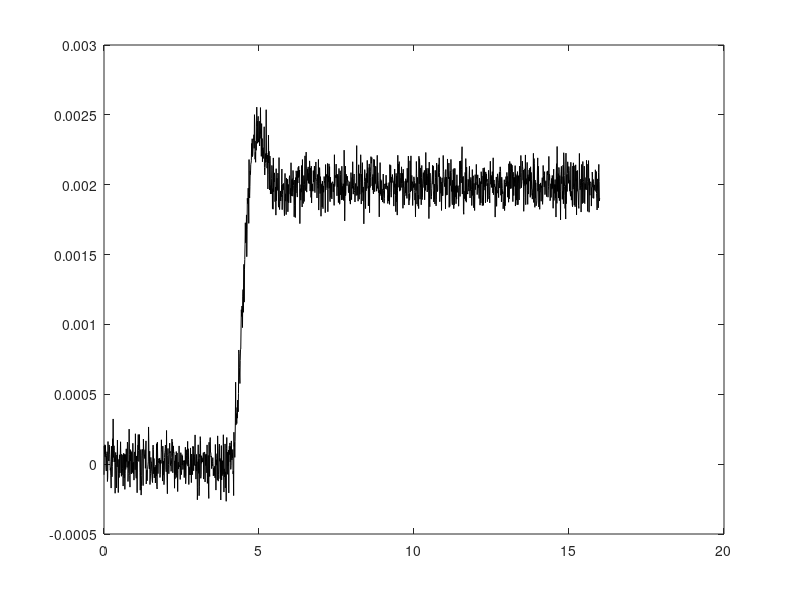

The MATLAB script that drew this image: (Note: this script raises an error after producing the figure.)
%% Mollenkamp
close all
clear
x = load('Pontos/conjunto6.txt');

x_values = x(:,2);
y_values = x(:,1);
size = 15;
%fitted_values = fit(x_values, y_values, 'poly9');
%plot(fitted_values, x_values, y_values);
plot(x_values, y_values, 'Color', 'k');

n = numel(y_values);
points_per_slice = floor(n/size);

y_medium = ones(size,1);
for i = 1:size
    y_medium(i) = median(y_values((i-1)* points_per_slice+1:points_per_slice*i));
end

avg_diff = 0;
stable_portion = numel(y_medium);

% Checks for stable region
for i = numel(y_medium):-1:2
    avg_diff = y_medium(i) - y_medium(i-1);
    if avg_diff<=(0.01*y_medium(size))
        stable_portion = i;
    else 
        break;
    end
end

y1 = 0.15*y_medium(stable_portion);
y2 = 0.45*y_medium(stable_portion);
y3 = 0.75*y_medium(stable_portion);

hold on
%fplot(y1, ':');
%fplot(y2, ':');
%fplot(y3, ':');

for i=1:numel(y_values)
    if y1<y_values(i)
        break;
    end
end

t1 = x_values(i);

for i=1:numel(y_values)
    if y2<y_values(i)
        break;
    end
end

t2 = x_values(i);

for i=1:numel(y_values)
    if y3<y_values(i)
        break;
    end
end

t3 = x_values(i);



% Apenas para o conj 6
t1 = 4.264;
t2 = 4.402;
t3 = 4.55;
% Apenas para o conj 6

X = (t2 - t1)/(t3 - t1);
csi = (0.0805 - 5.547*(0.475-X)^2)/(X - 0.356);


if csi < 1
    f2 = (0.708)*((2.811)^csi);
else
	f2 = 2.6*csi - 0.60 ;
    
end

wn = (f2)/(t3 - t1);

f3 = (0.922)*((1.66)^csi);

theta = t2-(f3/wn);

if csi >= 1

    tau1 = (csi + sqrt((csi^2) - 1))/wn;
    tau2 = (csi - sqrt((csi^2) - 1))/wn;
end

hold on
num = wn^2;
den = [1 2*csi*wn wn^2];


sys = tf(num, den, 'OutputDelay', theta);
step(y_medium(stable_portion)*sys);
title('Identificação por Mollenkamp');
legend('Conjunto de dados', 'Modelo identificado', 'Location','southeast');
